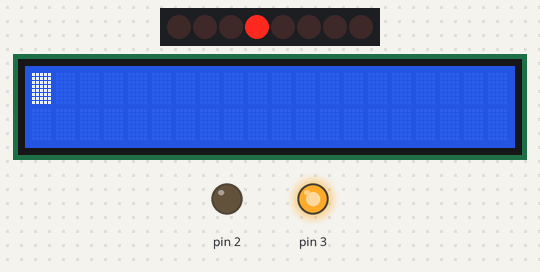
Recording of a sketch running on a simulated Arduino Uno, built with avr-gcc and run on an emulated ATmega328P. Shown: 8 shift-register outputs drawn as a row of LEDs (first output left, lit = HIGH), 20×2 character LCD, output pins drawn as LEDs (lit = HIGH). Wiring (inferred from the names in the program): shift register (74HC595): data pin 12; shift clock pin 13; latch pin 11; character LCD (HD44780): RS pin 8; R/W pin 9; E pin 10; data pin 4, pin 5, pin 6, pin 7. Wiring (inferred from the signals the program sends): row of LEDs: on Q0, Q1, Q2, Q3, Q4, Q5, Q6, Q7. Pins used as bus, display or sensor lines are not drawn; what the sketch prints to the serial monitor is not drawn.

Above: at 1.6 s.
At 3.8 s:
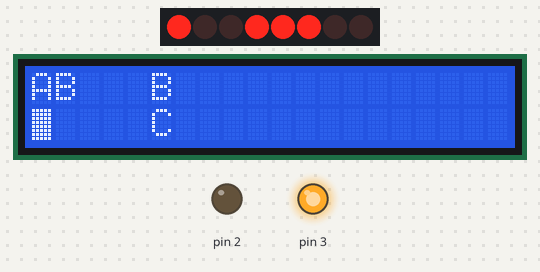
At 11.9 s:
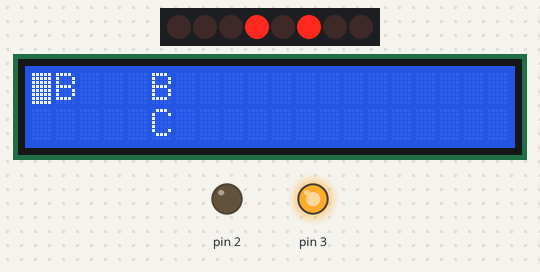
At 16.4 s:
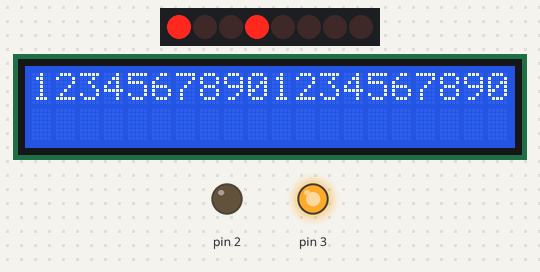
At 25.9 s:
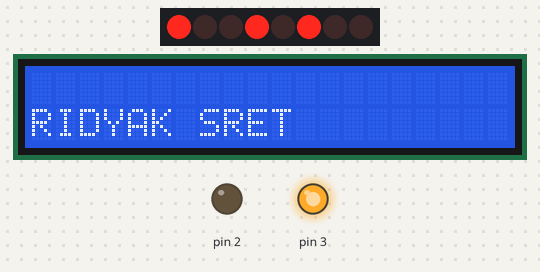
At 32.4 s:
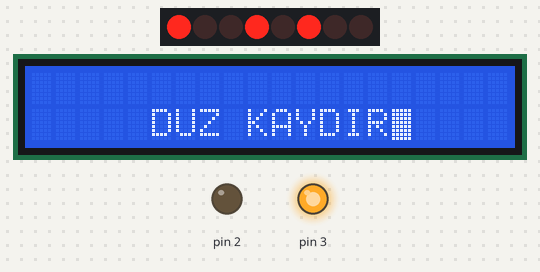
Timing chart, 0 to 40.0 s (numbered marks = the images above):
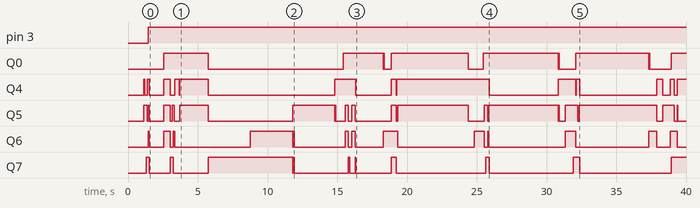

Measured:
- by itself, pin 3: LOW → HIGH at 1.5 s
- by itself, Q4: HIGH → LOW at 1.2 s, → HIGH 0.16 s later, → LOW 0.14 s later, → HIGH 1.1 s later, … (24 changes in this stretch)
- by itself, Q7: HIGH → LOW at 1.5 s, → HIGH 1.5 s later, → LOW 0.24 s later, → HIGH 2.5 s later, … (18 changes in this stretch)
- what the display in image 0 shows lasts 1.1 s, from 1.5 s to 2.6 s
- what the display in image 1 shows lasts 2.0 s, from 3.7 s to 5.7 s
- what the display in image 2 shows lasts 2.9 s, from 11.9 s to 14.8 s
- what the display in image 4 shows lasts 4.9 s, from 25.9 s to 30.8 s

The sketch:

74hc595_lcd_son.ino
```cpp
/*

UNO ve 74HC595 ile kontrol edilen 2 ayrı çalışma şekilli LCD kontrol programı
*/
//UNO pin kullanımı
int RS = 8;
int RW = 9;
int EN = 10;

// PORT D data için kullanılıyor.
int RSS=0;
byte temp1=0;
byte temp2=0;
byte temp3=0;
int say=0;
int LED=0;
int timesay=0;
String AKTAR="";

//Pin SH_CP of 74HC595
int CLOCK = 13;
//Pin ST_CP of 74HC595
int LATCH = 11;
//Pin DS of 74HC595
int DATA = 12;


void setup() {
  Serial.begin(9600);

//UNO pim dağılımı
pinMode(RS, OUTPUT);
pinMode(RW, OUTPUT);
pinMode(EN, OUTPUT);
// 74HC595 pimleri
pinMode(CLOCK, OUTPUT);
pinMode(LATCH, OUTPUT);
pinMode(DATA, OUTPUT);

Serial.println("START");
delay(1000);
DDRD=B11111101;// UNO port giriş ve çıkışları ayarlanıyor. Özellikle d4 d5 d6 d7 için birlikte kullanılıyor.
delay(100);
// INITIALIZE Başlangıcı
temp1=0x30;timesay=5000;sendcode(0);
temp1=0x30;timesay=200;sendcode(0);
temp1=0x30;timesay=200;sendcode(0);
temp1=0x20;timesay=200;sendcode(0);
temp1=0x28;timesay=200;sendcode(1);
temp1=0x08;timesay=200;sendcode(1);
temp1=0x01;timesay=200;sendcode(1);
temp1=0x06;timesay=200;sendcode(1);
temp1=0x0F;timesay=200;sendcode(1);

}

void LEDONOFF(int ledon){
  LED=ledon;
  Serial.print("LED   : "+String(LED));
  if (ledon==1){
    temp2=B00001000;
    PORTD=B00001000;
    //delay(1000);
    ;PORTD=PORTD;
  }else{
    temp2=B00000000;
    PORTD=B00000000;
    //delay(1000);
  }
  digitalWrite(LATCH, LOW);
  shiftOut(DATA, CLOCK, MSBFIRST, temp2);//RS,RW=0  E=1
  digitalWrite(LATCH, HIGH);
  delayMicroseconds(200);
  delay(500);
}
void SENDER(){
 if (LED==1){
  PORTD|B00001000;
  temp2=temp2|B00001000;
}else{
  PORTD&B11110111;
  temp2=temp2&B11110111;
}
   digitalWrite(RS, RSS);
   delayMicroseconds(200);
   digitalWrite(RW, LOW);
   delayMicroseconds(200);
   digitalWrite(EN, HIGH);
   delayMicroseconds(200);
   PORTD=temp2;
   digitalWrite(EN, LOW);
   delayMicroseconds(timesay);
}
void SENDER1(){
if (LED==1){
  temp2=temp2|B00001000;
}else{
  temp2=temp2&B11110111;
}
// 74HC595 komutları

  digitalWrite(LATCH, LOW);
  shiftOut(DATA, CLOCK, MSBFIRST, temp2);//RS,RW=0  E=1
  digitalWrite(LATCH, HIGH);
  delayMicroseconds(200);
  temp2=temp2&B11111011;// E=0
  digitalWrite(LATCH, LOW);
  shiftOut(DATA, CLOCK, MSBFIRST, temp2);
  digitalWrite(LATCH, HIGH);
  delayMicroseconds(timesay);
}

void writechar(){
Serial.println(" writechar ");
    temp2=temp1&B11110000;
    temp3=temp1&B00001111;
    temp3=temp3<<4;
Serial.println ("temp1: "+String(temp1,HEX));
Serial.println ("temp2: "+String(temp2,HEX));
Serial.println ("temp3: "+String(temp3,HEX));
    RSS=1;
    SENDER();
    byte temp4=temp2;
    temp2=temp3;
    SENDER();
    temp2=temp4;

 // 74HC595 komutları
    temp2=temp2&B11111100;//RS ve RW=0
    temp2=temp2|B00000101;//E=1 RS=1 sadece karakter datasında
    temp3=temp3&B11111100;//RS ve RW=0
    temp3=temp3|B00000101;//E=1  RS=1 sadece karakter datasında
//int temp4=temp2;

SENDER1();
    temp2=temp3;

SENDER1();

}

void sendcode(int kont){
  Serial.println(" sendcode ");
  temp2=temp1&B11110000;
  temp3=temp1&B00001111;
  temp3=temp3<<4;
Serial.println ("temp1: "+String(temp1,HEX));
Serial.println ("temp2: "+String(temp2,HEX));
Serial.println ("temp3: "+String(temp3,HEX));
 RSS=0;

 SENDER();
 byte temp4=temp2;

 if (kont==1){
 temp2=temp3;

 SENDER();
 temp2=temp4;
 }

// 74HC595 komutları
   temp2=temp2&B11111100;//RS ve RW=0
   temp2=temp2|B00000100;//E=1
   temp3=temp3&B11111100;//RS ve RW=0
   temp3=temp3|B00000100;//E=1
    SENDER1();
    //temp4=temp2;
    if (kont==1){
      temp2=temp3;
      SENDER1();
     }

}

void stringsend(int sata,int sutb){
    int sat=sata;
    int sut=sutb;
Serial.println(String(sata)+String(sutb));
    int startsat=80;
    if (sat==1){startsat=0x80;}// bu değerler 20*2 ve 20*4 için geçerli
    if (sat==2){startsat=0xC0;}
    if (sat==3){startsat=0x94;}
    if (sat==4){startsat=0xD4;}
Serial.println(String(startsat,HEX));
    temp1=startsat+sut-1;timesay=200;sendcode(1);
    String stdata="";
    stdata=AKTAR;
    stdata.toUpperCase();//HEX sayıları yazarken büyük harf yazsın diye komut eklendi. Fakat tüm karakterler büyük harf yazacağından kaldırılabilir.
    int stringsize=stdata.length();
    for (int b = 0; b < stringsize ; b++)
     {
    String temp4=(stdata.substring(b,b+1));

    byte buf[1];// 1 karakterlik yer ayırır
    temp4.getBytes(buf, 2);// ASCII değerini byte olarak alıyor.
    temp1=buf[0];// 1 karakterlik yer array de 0 dan başlar.
          writechar();
     }
    delay (2000);

}
void NEWCHAR(int cgramadd,byte L1,byte L2,byte L3,byte L4,byte L5,byte L6,byte L7,byte L8){
byte newchararray[8]={};
newchararray[0]=L1;
newchararray[1]=L2;
newchararray[2]=L3;
newchararray[3]=L4;
newchararray[4]=L5;
newchararray[5]=L6;
newchararray[6]=L7;
newchararray[7]=L8;
delay(1000);
temp1=0x40+(cgramadd*8);timesay=200;sendcode(1);
for (int i=0;i<8;i++){
temp1=newchararray[i];timesay=200;writechar();
}


}

void animasyon(){
  LEDONOFF(1);
    delay (500);

temp1=65;timesay=200;writechar();// sat=1 sut=1 Çünkü cursor neredeyse oraya yazar.
temp1=66;timesay=200;writechar();// sat=1 sut=2 Çünkü cursor 1 karakter yazınca sağa kayar.
temp1=0x85;timesay=200;sendcode(1);// cursor sat1 sut 6 cursor yerleştirme 1. satır 80h tan başlar 85 ise 6. sütundur.
temp1=66;timesay=200;writechar();// sat=1 sut=6 bir öncekinde cursor poz. ayarlanmıştı
temp1=0xC5;timesay=200;sendcode(1);// sat=2 sut=6 2. satır C0h ile başlar C5=6. sütun
temp1=67;timesay=200;writechar();// sat=2 sut=6 öncekinde cursor yeri ayarlanmıştı
int deg=100;temp1=100;AKTAR="den HEX:"+String(deg,HEX)+" "+String(temp1,BIN)+" C";timesay=1000;stringsend(3,1);
for (int b = 0; b <20 ; b++){
    temp1=0x18;timesay=200;sendcode(1);// display left shift
    delay(100);
   }
    delay (1000);
for (int b = 0; b <20 ; b++){
    temp1=0x1C;timesay=200;sendcode(1);// display left shift
    delay(100);
   }
    delay (1000);
    temp1=0x02;timesay=200;sendcode(1);//return home
    delay (3000);
    temp1=0x01;timesay=200;sendcode(1);//clear
    delay (500);
    AKTAR="12345678901234567890";timesay=200;stringsend(1,1);
     Serial.println("decrement and disp shift OFF    4");
    temp1=0x04;timesay=200;sendcode(1);delay(500);
    AKTAR="DENEME TERS";timesay=200;stringsend(2,16);
    delay(3000);
    temp1=0x01;timesay=200;sendcode(1);//clear
    delay (500);
    Serial.println("decrement and disp shift ON   5");
    temp1=0x05;timesay=200;sendcode(1);delay(500);
    AKTAR="TERS KAYDIR";timesay=200;stringsend(4,20);
    delay(3000);
    temp1=0x01;timesay=200;sendcode(1);//clear
    delay (500);

    Serial.println("increment and disp shift ON   7");
    temp1=0x07;timesay=200;sendcode(1);delay(500);
    AKTAR="DUZ KAYDIR";timesay=200;stringsend(2,16);
    delay(3000);
    temp1=0x06;timesay=200;sendcode(1);delay(500);
    temp1=0x01;timesay=200;sendcode(1);delay(500);
    temp1=0x02;timesay=200;sendcode(1);//return home
    delay (500);
AKTAR="NORMAL YAZI";timesay=200;stringsend(4,4);
    delay(3000);


NEWCHAR(1,12,18,18,12,0,0,0,0);// karakter no ve yeni karakter bilgisi yazılır.1=yeni karakter no. 0-7 arası olabilir.
temp1=0xC9;timesay=200;sendcode(1);
temp1=0x01;timesay=200;writechar();
delay(3000);
temp1=67;timesay=200;writechar();
delay (1000);
temp1=0x10;timesay=200;sendcode(1);//CURSOR LEFT
    delay (1000);
temp1=0x10;timesay=200;sendcode(1);//CURSOR LEFT
    delay (1000);
temp1=0x10;timesay=200;sendcode(1);//CURSOR LEFT
    delay (1000);
temp1=0x14;timesay=200;sendcode(1);//CURSOR RIGHT
    delay (1000);
temp1=0x14;timesay=200;sendcode(1);//CURSOR RIGHT
    delay (1000);
temp1=0x14;timesay=200;sendcode(1);//CURSOR RIGHT
    delay (1000);
temp1=0x0C;timesay=200;sendcode(1);//CURSOR HIDDEN
    delay (5000);
temp1=0x0E;timesay=200;sendcode(1);//CURSOR UNDERLINE
    delay (1000);
temp1=0x10;timesay=200;sendcode(1);//CURSOR LEFT
    delay (1000);
temp1=0x10;timesay=200;sendcode(1);//CURSOR LEFT
    delay (1000);
temp1=0x10;timesay=200;sendcode(1);//CURSOR LEFT
    delay (1000);
temp1=0x14;timesay=200;sendcode(1);//CURSOR RIGHT
    delay (1000);
temp1=0x14;timesay=200;sendcode(1);//CURSOR RIGHT
    delay (1000);
temp1=0x14;timesay=200;sendcode(1);//CURSOR RIGHT
    delay (3000);
temp1=0x0F;timesay=200;sendcode(1);//CURSOR BLINK ve Kutu Display ON
    delay (1000);
temp1=0x0B;timesay=200;sendcode(1);//DISPLAY OFF
    delay (3000);
temp1=0x0F;timesay=200;sendcode(1);//CURSOR BLINK ve Kutu Display ON
    delay (3000);
temp1=0x01;timesay=200;sendcode(1);//clear
    delay (3000);
    LEDONOFF(0);
}

void loop() {

  animasyon();
 delay(5000);
}
```
